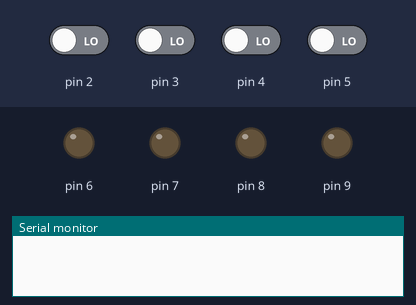
Bench run of a sketch on a simulated Arduino Uno, built with avr-gcc and run on an emulated ATmega328P. Shown: output pins drawn as LEDs (lit = HIGH), the last lines printed to the serial monitor. The test bench sets the inputs (shaded band); at power-on: pin 2–5 LOW.

Above: at 1.2 s.
1.3 s: pin 2 driven HIGH
At 2.2 s:
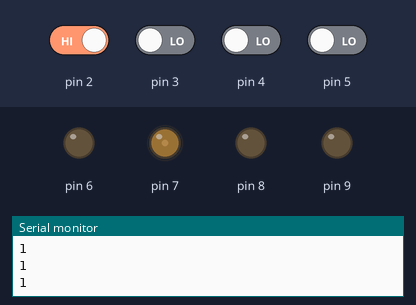
2.8 s: pin 4 driven HIGH
At 3.8 s:
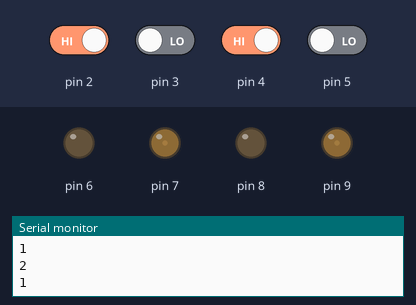
4.3 s: pin 3 driven HIGH
At 5.4 s:
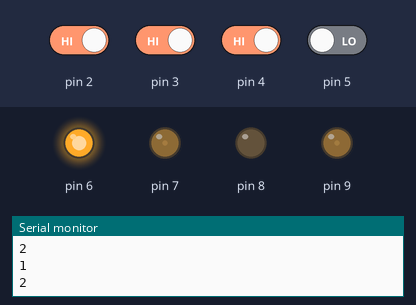
5.8 s: pin 5 driven HIGH
At 6.5 s:
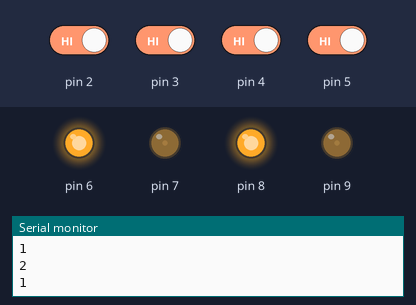
7.3 s: pin 2 driven LOW
At 7.7 s:
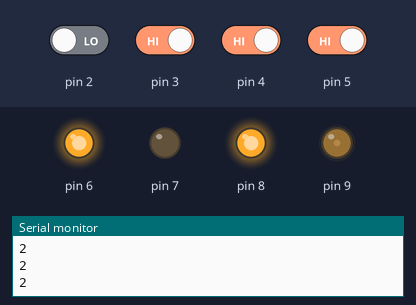
8.8 s: pin 4 driven LOW
At 9.6 s:
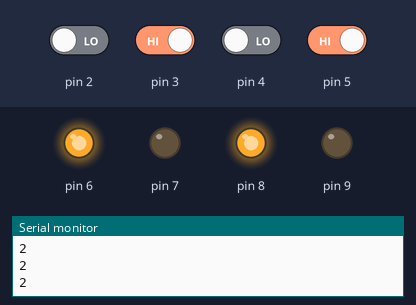
Timing chart, 0 to 11.3 s (numbered marks = the images above; inputs shaded):
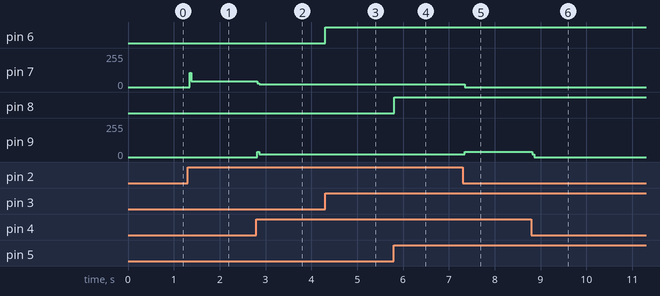

Measured:
- after the input at 1.3 s, pin 7: 0/255 → 42/255 at once
- after the input at 2.8 s, pin 7: 42/255 → 20/255 at once; pin 9: 0/255 → 19/255 at once
- after the input at 4.3 s, pin 6: LOW → HIGH at once
- after the input at 5.8 s, pin 8: LOW → HIGH at once
- after the input at 7.3 s, pin 7: 20/255 → 0/255 at once; pin 9: 19/255 → 40/255 at once
- after the input at 8.8 s, pin 9: 40/255 → 0/255 at once

The sketch:

backup_mani.ino
```cpp
void setup() {
  pinMode(2, INPUT);
  pinMode(3, INPUT);
  pinMode(4, INPUT);
  pinMode(5, INPUT);
  pinMode(6, OUTPUT);
  pinMode(7, OUTPUT);
  pinMode(8, OUTPUT);
  pinMode(9, OUTPUT);
  Serial.begin(9600);
}

void loop() {
  if (digitalRead(2) == 1)
  {
    int dir1 = digitalRead(3);

    digitalWrite(6, dir1);
    digitalWrite(7, HIGH);
    delayMicroseconds(500);
    digitalWrite(7, LOW);
    delayMicroseconds(500);
    Serial.println("1");
  }
  if (digitalRead(4) == 1)
  {
    int dir2 = digitalRead(5);
    digitalWrite(8, dir2);
    digitalWrite(9, HIGH);
    delayMicroseconds(500);
    digitalWrite(9, LOW);
    delayMicroseconds(500);
    Serial.println("2");
  }

}
```
